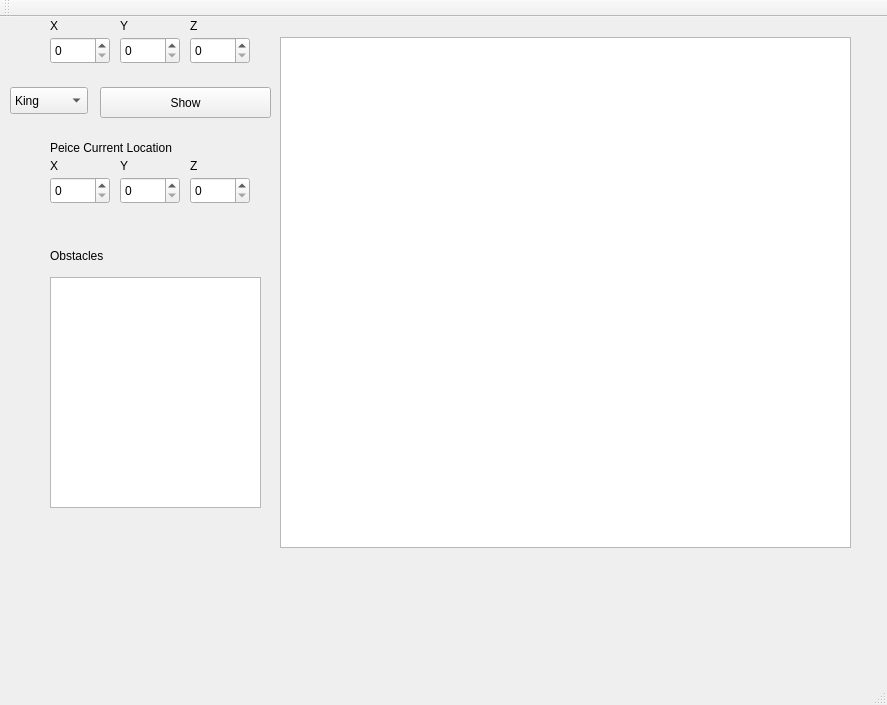
<?xml version="1.0" encoding="UTF-8"?>
<ui version="4.0">
 <class>MainWindow</class>
 <widget class="QMainWindow" name="MainWindow">
  <property name="geometry">
   <rect>
    <x>0</x>
    <y>0</y>
    <width>887</width>
    <height>705</height>
   </rect>
  </property>
  <property name="windowTitle">
   <string>MainWindow</string>
  </property>
  <widget class="QWidget" name="centralWidget">
   <widget class="QPlainTextEdit" name="obstacleList">
    <property name="geometry">
     <rect>
      <x>50</x>
      <y>260</y>
      <width>211</width>
      <height>231</height>
     </rect>
    </property>
   </widget>
   <widget class="QLabel" name="label">
    <property name="geometry">
     <rect>
      <x>50</x>
      <y>230</y>
      <width>66</width>
      <height>17</height>
     </rect>
    </property>
    <property name="text">
     <string>Obstacles</string>
    </property>
   </widget>
   <widget class="QSpinBox" name="xCord">
    <property name="geometry">
     <rect>
      <x>50</x>
      <y>20</y>
      <width>60</width>
      <height>27</height>
     </rect>
    </property>
   </widget>
   <widget class="QSpinBox" name="yCord">
    <property name="geometry">
     <rect>
      <x>120</x>
      <y>20</y>
      <width>60</width>
      <height>27</height>
     </rect>
    </property>
   </widget>
   <widget class="QSpinBox" name="zCord">
    <property name="geometry">
     <rect>
      <x>190</x>
      <y>20</y>
      <width>60</width>
      <height>27</height>
     </rect>
    </property>
   </widget>
   <widget class="QComboBox" name="peiceList">
    <property name="geometry">
     <rect>
      <x>10</x>
      <y>70</y>
      <width>78</width>
      <height>27</height>
     </rect>
    </property>
    <item>
     <property name="text">
      <string>King</string>
     </property>
    </item>
    <item>
     <property name="text">
      <string>Queen</string>
     </property>
    </item>
    <item>
     <property name="text">
      <string>Bishop</string>
     </property>
    </item>
    <item>
     <property name="text">
      <string>Knight</string>
     </property>
    </item>
    <item>
     <property name="text">
      <string>Rook</string>
     </property>
    </item>
    <item>
     <property name="text">
      <string>Pawn</string>
     </property>
    </item>
    <item>
     <property name="text">
      <string/>
     </property>
    </item>
   </widget>
   <widget class="QPushButton" name="show">
    <property name="geometry">
     <rect>
      <x>100</x>
      <y>70</y>
      <width>171</width>
      <height>31</height>
     </rect>
    </property>
    <property name="text">
     <string>Show</string>
    </property>
   </widget>
   <widget class="QLabel" name="label_2">
    <property name="geometry">
     <rect>
      <x>50</x>
      <y>0</y>
      <width>66</width>
      <height>17</height>
     </rect>
    </property>
    <property name="text">
     <string>X</string>
    </property>
   </widget>
   <widget class="QLabel" name="label_3">
    <property name="geometry">
     <rect>
      <x>120</x>
      <y>0</y>
      <width>66</width>
      <height>17</height>
     </rect>
    </property>
    <property name="text">
     <string>Y</string>
    </property>
   </widget>
   <widget class="QLabel" name="label_4">
    <property name="geometry">
     <rect>
      <x>190</x>
      <y>0</y>
      <width>66</width>
      <height>17</height>
     </rect>
    </property>
    <property name="text">
     <string>Z</string>
    </property>
   </widget>
   <widget class="QLabel" name="label_5">
    <property name="geometry">
     <rect>
      <x>50</x>
      <y>120</y>
      <width>161</width>
      <height>21</height>
     </rect>
    </property>
    <property name="text">
     <string>Peice Current Location</string>
    </property>
   </widget>
   <widget class="QLabel" name="label_6">
    <property name="geometry">
     <rect>
      <x>50</x>
      <y>140</y>
      <width>66</width>
      <height>17</height>
     </rect>
    </property>
    <property name="text">
     <string>X</string>
    </property>
   </widget>
   <widget class="QLabel" name="label_7">
    <property name="geometry">
     <rect>
      <x>190</x>
      <y>140</y>
      <width>66</width>
      <height>17</height>
     </rect>
    </property>
    <property name="text">
     <string>Z</string>
    </property>
   </widget>
   <widget class="QSpinBox" name="yCordCurrent">
    <property name="geometry">
     <rect>
      <x>120</x>
      <y>160</y>
      <width>60</width>
      <height>27</height>
     </rect>
    </property>
   </widget>
   <widget class="QSpinBox" name="xCordCurrent">
    <property name="geometry">
     <rect>
      <x>50</x>
      <y>160</y>
      <width>60</width>
      <height>27</height>
     </rect>
    </property>
   </widget>
   <widget class="QSpinBox" name="zCordCurrent">
    <property name="geometry">
     <rect>
      <x>190</x>
      <y>160</y>
      <width>60</width>
      <height>27</height>
     </rect>
    </property>
   </widget>
   <widget class="QLabel" name="label_8">
    <property name="geometry">
     <rect>
      <x>120</x>
      <y>140</y>
      <width>66</width>
      <height>17</height>
     </rect>
    </property>
    <property name="text">
     <string>Y</string>
    </property>
   </widget>
   <widget class="QTableWidget" name="tableWidget">
    <property name="geometry">
     <rect>
      <x>280</x>
      <y>20</y>
      <width>571</width>
      <height>511</height>
     </rect>
    </property>
   </widget>
  </widget>
  <widget class="QMenuBar" name="menuBar">
   <property name="geometry">
    <rect>
     <x>0</x>
     <y>0</y>
     <width>887</width>
     <height>25</height>
    </rect>
   </property>
  </widget>
  <widget class="QToolBar" name="mainToolBar">
   <attribute name="toolBarArea">
    <enum>TopToolBarArea</enum>
   </attribute>
   <attribute name="toolBarBreak">
    <bool>false</bool>
   </attribute>
  </widget>
  <widget class="QStatusBar" name="statusBar"/>
 </widget>
 <layoutdefault spacing="6" margin="11"/>
 <resources/>
 <connections/>
</ui>
